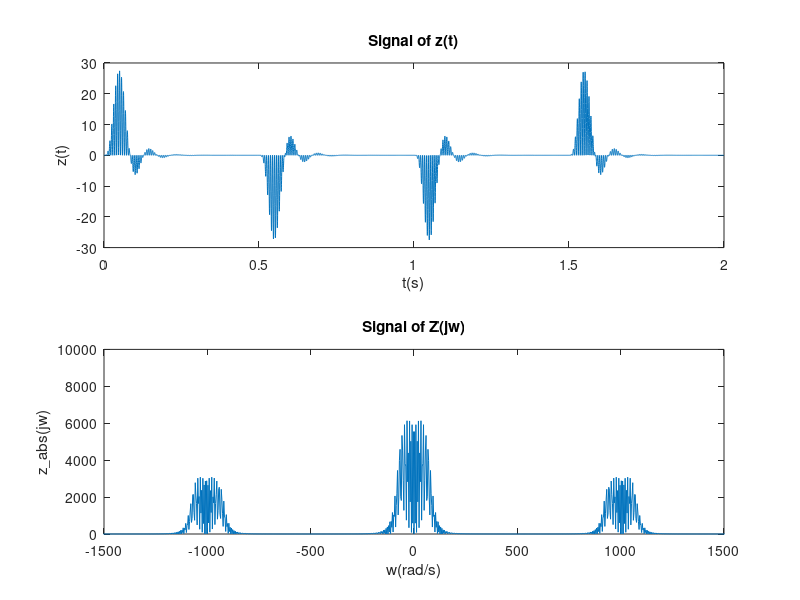

This figure's MATLAB source: (Note: this script raises an error after producing the figure.)
% FILE: Ex3.m
% NAME: Tianning Li
% DESCRIPTION: Amplitude Demodulation

% Clear all variables and close all windows
clear all; close all; clc;
load Ex3.mat

% Generate output of the z(t)
z = y.*cos(500*t);
N = 8192;
z_fft = fftshift(fft(z,N));
z_abs = abs(z_fft);
period = 2*pi*Fs/N;
w = (-N/2:(N/2)-1)*period;
figure
subplot(2,1,1)
plot(t,z)                   %plot z(t)
title('Signal of z(t)')
ylabel('z(t)')
xlabel('t(s)')
subplot(2,1,2)
plot(w,z_abs)               %plot Z(jw)
title('Signal of Z(jw)')
ylabel('z\_abs(jw)')
xlabel('w(rad/s)')
xlim([-1500,1500])
ylim([0,10000])

% Generate filter H(jw) using Isim
b = [2*10^9];
a = [240 3*10^4 2.2*10^6 10^8 2*10^9];
xr = lsim(b,a,z,t);
xr_fft = fftshift(fft(xr,N));
xr_abs = abs(xr_fft);
figure
subplot(2,1,1)
plot(t,xr)
title('Signal of xr(t)')
xlabel('t(s)')
ylabel('xr(t)')
subplot(2,1,2)
plot(w,xr_abs)
title('Signal of XR(jw)')
ylabel('xr\_abs(jw)')
xlabel('w(rad/s)')
xlim([-1500,1500])
ylim([0,10000])
xr_abs = abs(xr_fft);